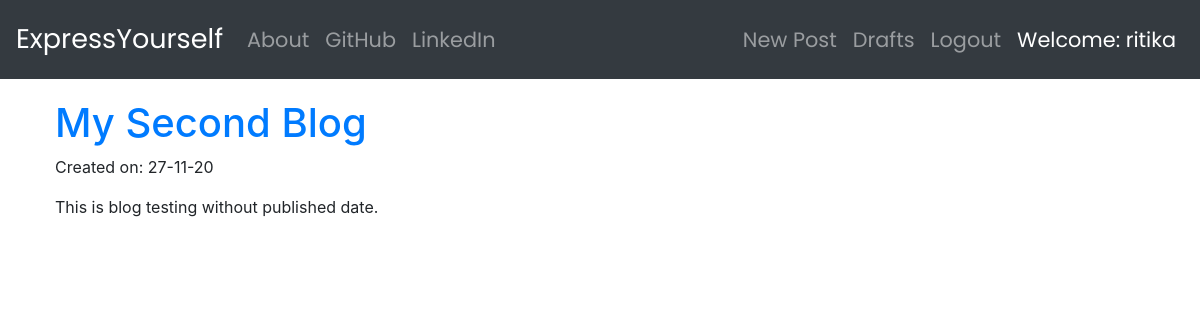
Page /drafts/ (signed in) on the committed database.
### blog/models.py (models this page shows, shortened)
class Post(models.Model):
    author = models.ForeignKey('auth.User', on_delete=models.CASCADE) # superuser will eventually become author
    title = models.CharField(max_length=200)
    text = models.TextField()
    create_date = models.DateTimeField(default = timezone.now)
    published_date = models.DateTimeField(blank=True,null=True)

### blog/views.py (the view)
# urls.py: path('drafts/', views.DraftListView.as_view(), name = 'post_draft_list'),
class DraftListView(LoginRequiredMixin, ListView):
    login_url = '/login/'
    template_name = 'post_draft_list.html'
    model = Post
    def get_queryset(self):
        return Post.objects.filter(published_date__isnull=True).order_by('create_date')

### blog/templates/blog/post_draft_list.html (shortened to what this page needs)
{% extends "base.html" %}
{% block content %}
    <div class="centerstage">
        {% for post in post_list %}
            <div class="post loader">
                <h1><a href="{% url 'post_detail' pk=post.pk %}">{{ post.title }}</a></h1>
                <p>Created on: {{ post.create_date|date:"d-m-y" }}</p>
                <p>{{post.text|safe|truncatechars:200}}</p>
            </div>
        {% endfor %}
    </div>
{% endblock content %}

### blog/templates/blog/base.html (shortened to what this page needs)
<!DOCTYPE html>
{% load static %}
<html lang="en">
<head>
    <link rel="stylesheet" href="{% static 'css/blog_style.css' %}">
    <link rel="stylesheet" href="https://cdn.jsdelivr.net/npm/bootstrap@4.5.3/dist/css/bootstrap.min.css">
    <link rel="stylesheet" href="//cdn.jsdelivr.net/npm/medium-editor@latest/dist/css/medium-editor.min.css" type="text/css" media="screen" charset="utf-8">
</head>
<body>
    <nav class="navbar navbar-expand-lg navbar-dark bg-dark tech_font" >
        <a class="navbar-brand" id="bigbrand" href="{% url 'post_list' %}">ExpressYourself</a>
        <div class="collapse navbar-collapse" id="navbarSupportedContent">
            <ul class="navbar-nav mr-auto">
                <li class="nav-item">
                    <a class="nav-link" href="{% url 'about' %}">About</a>
                </li>
                <li class="nav-item">
                    <a class="nav-link" href="https://github.com/">GitHub</a>
                </li>
                <li class="nav-item">
                    <a class="nav-link" href="https://www.linkedin.com/in/ritika-gupta-a04017166/">LinkedIn</a>
                </li>
            </ul>
            <span class="navbar-text">
                <ul class="navbar-nav mr-auto">
                    {% if user.is_authenticated %}
                        <li class="nav-item">
                            <a class="nav-link my-2 my-sm-0" href="{% url 'post_new' %}">New Post</a>
                        </li>
                        <li class="nav-item">
                            <a class="nav-link my-2 my-sm-0" href="{% url 'post_draft_list' %}">Drafts</a>
                        </li>
                        <li class="nav-item">
                            <a class="nav-link my-2 my-sm-0" href="{% url 'logout' %}">Logout</a>
                        </li>
                        <li class="nav-item">
                            <a class="nav-link my-2 my-sm-0" style="color: white;">Welcome: {{ user.username }}</a>
                        </li>
                    {% endif %}
                </ul>
            </span>
        </div>
    </nav>
    <div class="container">
        <div class="row">
            <div class="col-md-8">
                {% block content %}
                {% endblock content %}
            </div>
        </div>
    </div>
</body>
</html>

### blog/static/css/blog_style.css (style rules this page uses)
.tech_font { font-family: 'Poppins',sans-serif; font-size: 1.3em; margin-bottom: 10px; }
#bigbrand { font-size: 1.3em; }
.centerstage { margin-left: auto; margin-right: auto; }
.post { padding: 10px; }
.loader { filter:hue-rotate(0deg); color:linear-gradient(45deg,#0f8,#08f); animation:hue 10000ms infinite linear; }

### rows in the picture
Post: title "My Second Blog", create_date "27-11-20", text "This is blog testing without published date."

### other values in the picture
{{ user.username }} "ritika"
